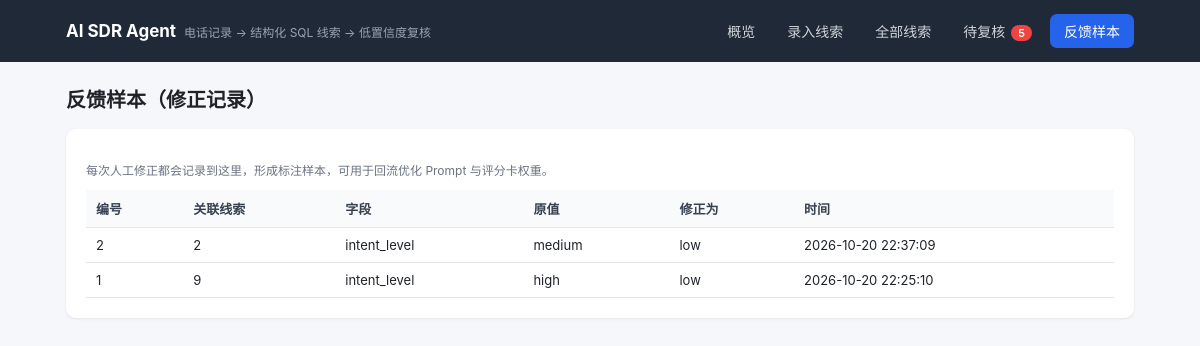
Screenshot of /feedback with the database file from the repository.
### tables this page shows
CREATE TABLE corrections (
            id INTEGER PRIMARY KEY AUTOINCREMENT,
            lead_id INTEGER,
            field TEXT,
            old_value TEXT,
            new_value TEXT,
            note TEXT,
            created_at TEXT DEFAULT (datetime('now', 'localtime'))
        );

### app.py (the view)
@app.route("/feedback")
def feedback():
    return render_template("feedback.html", active="feedback", corrections=db.list_corrections())

### app.py (called while the page is built)
@app.context_processor
def inject_globals():
    return {"pending_count": db.count_pending_review()}

### db.py (called while the page is built)
def get_conn():
    conn = sqlite3.connect(DB_PATH)
    conn.row_factory = sqlite3.Row
    return conn

def count_pending_review():
    conn = get_conn()
    n = conn.execute(
        "SELECT COUNT(*) FROM leads WHERE need_review = 1 AND status = 'pending'"
    ).fetchone()[0]
    conn.close()
    return n

def list_corrections(limit=200):
    conn = get_conn()
    rows = conn.execute(
        "SELECT * FROM corrections ORDER BY id DESC LIMIT ?", (limit,)
    ).fetchall()
    conn.close()
    return [dict(r) for r in rows]

### templates/feedback.html (shortened to what this page needs)
{% extends "base.html" %}
{% block content %}
<h2 class="page-title">反馈样本（修正记录）</h2>
<div class="panel">
  <p class="hint">每次人工修正都会记录到这里，形成标注样本，可用于回流优化 Prompt 与评分卡权重。</p>
  {% if not corrections %}
    <div class="empty">暂无修正记录。在「待复核」中修正线索后会出现在这里。</div>
  {% else %}
  <table>
    <tr><th>编号</th><th>关联线索</th><th>字段</th><th>原值</th><th>修正为</th><th>时间</th></tr>
    {% for c in corrections %}
    <tr>
      <td>{{ c.id }}</td>
      <td>{{ c.lead_id }}</td>
      <td>{{ c.field }}</td>
      <td>{{ c.old_value or '—' }}</td>
      <td>{{ c.new_value or '—' }}</td>
      <td>{{ c.created_at }}</td>
    </tr>
    {% endfor %}
  </table>
  {% endif %}
</div>
{% endblock %}

### templates/base.html (style rules this page uses)
* { box-sizing: border-box; }
body { font-family: -apple-system, "PingFang SC", "Microsoft YaHei", sans-serif; margin: 0; background: #f5f7fa; color: #1f2329; }
.page-title { font-size: 20px; margin: 0 0 16px; }
.panel { background: #fff; border-radius: 10px; padding: 20px; margin-bottom: 20px; box-shadow: 0 1px 3px rgba(0,0,0,.08); }
.hint { font-size: 12px; color: #6b7280; }
table { width: 100%; border-collapse: collapse; font-size: 13px; }
th, td { text-align: left; padding: 9px 10px; border-bottom: 1px solid #e5e7eb; }
th { background: #f9fafb; color: #374151; }

### rows the page displays
corrections: id "2", lead_id "2", field "intent_level", old_value "medium", new_value "low", created_at "2026-10-20 22:37:09"
corrections: id "1", lead_id "9", field "intent_level", old_value "high", new_value "low", created_at "2026-10-20 22:25:10"

### other values shown
{{ pending_count }} "5"
